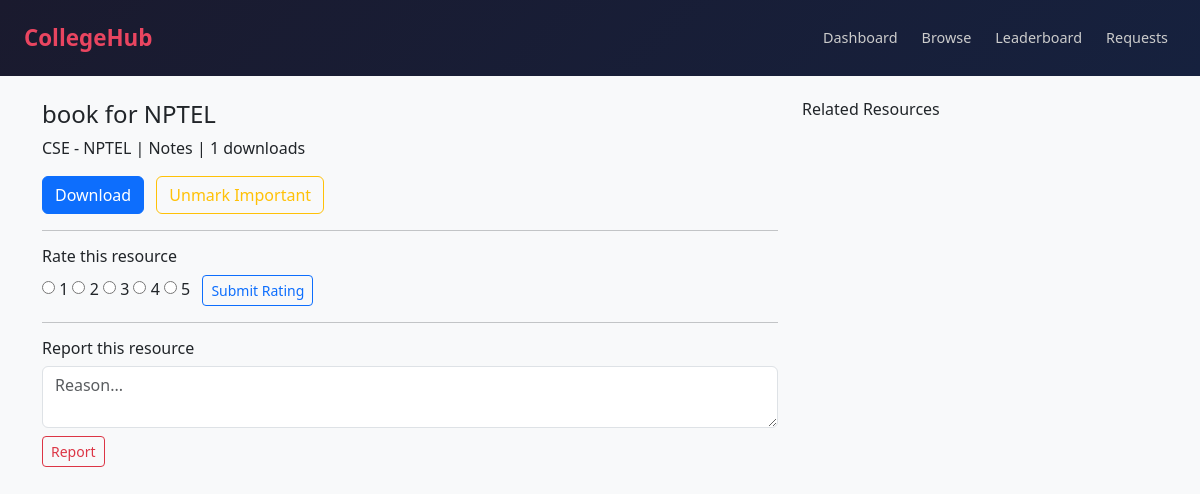
Page /resources/1/ (signed in) on the committed database.
### resources/models.py (models this page shows)
class Resource(models.Model):
    TYPE = [('notes','Notes'),('PYQ','PYQ'),('book','Book')]
    title = models.CharField(max_length=200)
    subject = models.ForeignKey('subjects.Subject', on_delete=models.CASCADE)
    uploaded_by = models.ForeignKey(settings.AUTH_USER_MODEL, on_delete=models.CASCADE)
    file = models.FileField(upload_to='resources/')
    type = models.CharField(max_length=10, choices=TYPE)
    downloads = models.IntegerField(default=0)
    avg_rating = models.FloatField(default=0.0)
    is_important = models.BooleanField(default=False)
    is_approved = models.BooleanField(default=True)
    created_at = models.DateTimeField(auto_now_add=True)

### subjects/models.py (models this page shows)
class Subject(models.Model):
    DEPT = [('CSE','CSE'),('ECE','ECE'),
            ('MECH','MECH'),('CIVIL','CIVIL')]
    name = models.CharField(max_length=100)
    department = models.CharField(max_length=10, choices=DEPT)
    semester = models.IntegerField()
    def __str__(self): return f"{self.department} - {self.name}"

### resources/views.py (the view)
# urls.py: path('resources/<int:pk>/', views.ResourceDetailView.as_view(), name='resource_detail'),
class ResourceDetailView(LoginRequiredMixin, DetailView):
    model = Resource
    template_name = 'resources/resource_detail.html'
    def get_context_data(self, **kwargs):
        ctx = super().get_context_data(**kwargs)
        user = self.request.user
        ctx['user_rating'] = Rating.objects.filter(user=user, resource=self.object).first()
        ctx['related'] = Resource.objects.filter(subject=self.object.subject).exclude(pk=self.object.pk)[:4]
        return ctx

### templates/resources/resource_detail.html (shortened to what this page needs)
{% extends 'base.html' %}
{% block content %}
<div class="row">
  <div class="col-md-8">
    <h4>{{ resource.title }}</h4>
    <p>{{ resource.subject }} | {{ resource.get_type_display }} | {{ resource.downloads }} downloads</p>
    <a href="{% url 'download' resource.pk %}" class="btn btn-primary">Download</a>
    <form method="post" action="{% url 'toggle_important' resource.pk %}" class="d-inline ms-2">
      <button class="btn btn-outline-warning">
        {% if resource.is_important %}Unmark Important{% else %}Mark Important{% endif %}
      </button>
    </form>
    <hr>
    <h6>Rate this resource</h6>
    <form method="post" action="{% url 'rate' resource.pk %}">
      {% for i in '12345' %}
      <input type="radio" name="score" value="{{ i }}" {% if user_rating.score == i|add:0 %}checked{% endif %}> {{ i }}
      {% endfor %}
      <button type="submit" class="btn btn-sm btn-outline-primary ms-2">Submit Rating</button>
    </form>
    <hr>
    <h6>Report this resource</h6>
    <form method="post" action="{% url 'report' resource.pk %}">
      <textarea name="reason" class="form-control mb-2" rows="2" placeholder="Reason..."></textarea>
      <button type="submit" class="btn btn-sm btn-outline-danger">Report</button>
    </form>
  </div>
  <div class="col-md-4">
    <h6>Related Resources</h6>
  </div>
</div>
{% endblock %}

### templates/base.html (style rules this page uses)
body { background-color: #f8f9fa; font-family: 'Segoe UI', sans-serif; }

### rows in the picture
Resource: title "book for NPTEL", subject "CSE - NPTEL", type "Notes", downloads "1"

### other values in the picture
{{ i }} "1" "2" "3" "4" "5"
